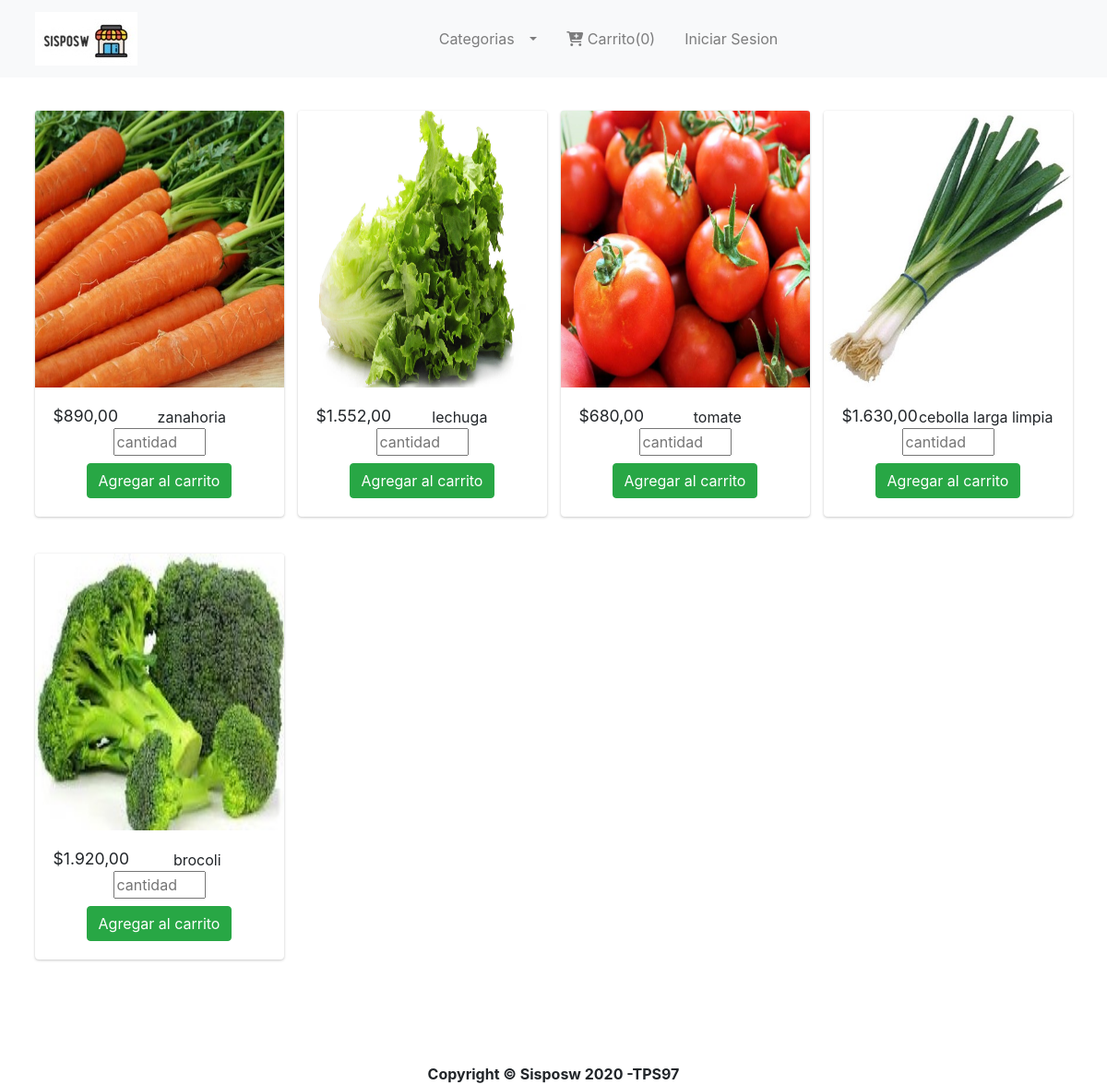
/verduras.php, run on the app's committed database.
### tables this page shows
CREATE TABLE `productos` (
  `id_producto` int(11) NOT NULL,
  `nombre` varchar(100) NOT NULL,
  `precio` double(20,2) NOT NULL,
  `categoria` int(11) NOT NULL,
  `imagen` varchar(250) NOT NULL,
  `marca` varchar(45) DEFAULT NULL,
  `stock` int(11) NOT NULL,
  `existencia` int(11) NOT NULL
);

### control/conexion.php (called while the page is built, shortened)
<?php
	class Conexion {
		private $conectar;
		public function __construct() {
			$cadenaconexion = "mysql:hos=".servidor.";dbname=".bd.";charset=utf8";
			try {
			$this->conectar = new PDO($cadenaconexion,usuario,clave);
			$this->conectar->setAttribute(PDO::ATTR_ERRMODE, PDO::ERRMODE_EXCEPTION);
			} catch (PDOException $error) {
			}
		}
		public function conectar(){
			return $this->conectar;
		}
	}

### control/CtrlProductos.php (called while the page is built, shortened)
<?php
require_once "conexion.php";
class CtrlProductos extends Conexion
{
    private $conexion;
    function __construct()
    {
        $this->conexion = new Conexion();
        $this->conexion = $this->conexion->conectar();
    }
    public function buscarProductoCategoria(int $id)
    {
        $sql = "SELECT * FROM productos WHERE categoria=?";
        $dato = array($id);
        $consulta = $this->conexion->prepare($sql);
        $consulta->execute($dato);
        $respuesta = $consulta->fetchAll(PDO::FETCH_ASSOC);
        return $respuesta;
    }
}

### verduras.php (the view, shortened to what this page needs)
<?php
require_once "control/CtrlProductos.php";
$categoria = 7;
$ctrlProducto = new CtrlProductos();
?>
<!DOCTYPE html>
<html lang="es">
<head>
    <?php include "plantilla/link.php" ?>
</head>
<body>
    <?php include "plantilla/cabecera.php"; ?>
    <br>
    <br>
    <div class="container">
        <br>
        <div class="row">
            <?php
            $listaproductos = $ctrlProducto->buscarProductoCategoria($categoria);
            ?>
            <?php
            foreach ($listaproductos as $producto) {
            ?>
                <div class="col-3">
                    <div class="card" align="center">
                        <img title="<?php echo $producto['nombre'] ?>" alt="<?php echo $producto['nombre'] ?>" class="card-img-top" src="<?php echo $producto['imagen'] ?>" height="300px" width="250" border="1">
                        <div class="card-body">
                            <span><?php echo $producto['nombre'] ?></span>
                            <h5 class="card-title">$<?php echo number_format($producto['precio'], 2, ',', '.') ?></h5>
                            <form action="" method="post" align="center">
                                <input type="number" name="cantidad" id="cantidad" style="margin-bottom:8px;width:100px" placeholder="cantidad" min="1">
                                <button class=" btn btn-success " type="submit" name="btnAccion" value="Agregar">Agregar al carrito</button>
                            </form>
                        </div>
                    </div>
                    <br>
                </div>
            <?php } ?>
        </div>
    </div>
    <br>
    <?php include 'plantilla/piepagina.php'; ?>
</body>
</html>

### data on the page
productos: nombre+imagen (picture), nombre "zanahoria", precio "890,00"
productos: nombre+imagen (picture), nombre "lechuga", precio "1.552,00"
productos: nombre+imagen (picture), nombre "tomate", precio "680,00"
productos: imagen (picture), nombre "cebolla larga limpia", precio "1.630,00"
productos: nombre+imagen (picture), nombre "brocoli", precio "1.920,00"
